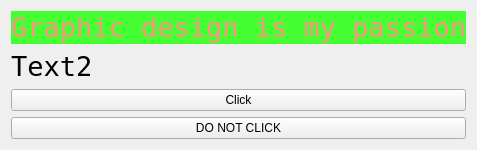
<?xml version="1.0" encoding="UTF-8"?>
<ui version="4.0">
 <class>Widget</class>
 <widget class="QWidget" name="Widget">
  <property name="geometry">
   <rect>
    <x>0</x>
    <y>0</y>
    <width>373</width>
    <height>146</height>
   </rect>
  </property>
  <property name="windowTitle">
   <string>Widget</string>
  </property>
  <layout class="QVBoxLayout" name="verticalLayout">
   <item>
    <widget class="QLabel" name="label">
     <property name="font">
      <font>
       <family>Andale Mono</family>
       <pointsize>20</pointsize>
      </font>
     </property>
     <property name="styleSheet">
      <string notr="true">color: rgb(255, 146, 128);
background: rgb(69, 255, 50)</string>
     </property>
     <property name="text">
      <string>Graphic design is my passion</string>
     </property>
    </widget>
   </item>
   <item>
    <widget class="QLabel" name="label_2">
     <property name="font">
      <font>
       <family>Andale Mono</family>
       <pointsize>20</pointsize>
      </font>
     </property>
     <property name="text">
      <string>Text2</string>
     </property>
    </widget>
   </item>
   <item>
    <widget class="QPushButton" name="clickButton">
     <property name="text">
      <string>Click</string>
     </property>
    </widget>
   </item>
   <item>
    <widget class="QPushButton" name="pushButton">
     <property name="text">
      <string>DO NOT CLICK</string>
     </property>
    </widget>
   </item>
  </layout>
 </widget>
 <resources/>
 <connections/>
</ui>
